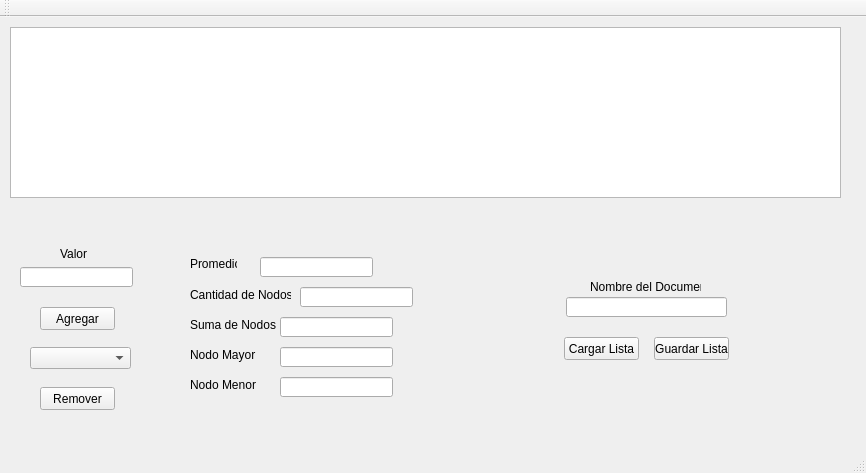
<?xml version="1.0" encoding="UTF-8"?>
<ui version="4.0">
 <class>ListaVisual</class>
 <widget class="QMainWindow" name="ListaVisual">
  <property name="geometry">
   <rect>
    <x>0</x>
    <y>0</y>
    <width>866</width>
    <height>473</height>
   </rect>
  </property>
  <property name="windowTitle">
   <string>ListaVisual</string>
  </property>
  <widget class="QWidget" name="centralWidget">
   <widget class="QGraphicsView" name="ViewLista">
    <property name="geometry">
     <rect>
      <x>10</x>
      <y>10</y>
      <width>831</width>
      <height>171</height>
     </rect>
    </property>
    <property name="font">
     <font>
      <family>Arial Black</family>
      <pointsize>12</pointsize>
      <weight>75</weight>
      <bold>true</bold>
     </font>
    </property>
   </widget>
   <widget class="QLineEdit" name="txtvalor">
    <property name="geometry">
     <rect>
      <x>20</x>
      <y>250</y>
      <width>113</width>
      <height>20</height>
     </rect>
    </property>
   </widget>
   <widget class="QLabel" name="label">
    <property name="geometry">
     <rect>
      <x>60</x>
      <y>230</y>
      <width>47</width>
      <height>13</height>
     </rect>
    </property>
    <property name="text">
     <string>Valor</string>
    </property>
   </widget>
   <widget class="QPushButton" name="btnAgregar">
    <property name="geometry">
     <rect>
      <x>40</x>
      <y>290</y>
      <width>75</width>
      <height>23</height>
     </rect>
    </property>
    <property name="text">
     <string>Agregar</string>
    </property>
   </widget>
   <widget class="QPushButton" name="pushButton_2">
    <property name="geometry">
     <rect>
      <x>40</x>
      <y>370</y>
      <width>75</width>
      <height>23</height>
     </rect>
    </property>
    <property name="text">
     <string>Remover</string>
    </property>
   </widget>
   <widget class="QLabel" name="label_2">
    <property name="geometry">
     <rect>
      <x>190</x>
      <y>240</y>
      <width>47</width>
      <height>13</height>
     </rect>
    </property>
    <property name="text">
     <string>Promedio</string>
    </property>
   </widget>
   <widget class="QLabel" name="label_3">
    <property name="geometry">
     <rect>
      <x>190</x>
      <y>270</y>
      <width>101</width>
      <height>16</height>
     </rect>
    </property>
    <property name="text">
     <string>Cantidad de Nodos</string>
    </property>
   </widget>
   <widget class="QLabel" name="label_4">
    <property name="geometry">
     <rect>
      <x>190</x>
      <y>300</y>
      <width>101</width>
      <height>16</height>
     </rect>
    </property>
    <property name="text">
     <string>Suma de Nodos</string>
    </property>
   </widget>
   <widget class="QLineEdit" name="txtpromedio">
    <property name="geometry">
     <rect>
      <x>260</x>
      <y>240</y>
      <width>113</width>
      <height>20</height>
     </rect>
    </property>
   </widget>
   <widget class="QLineEdit" name="txtcantnodos">
    <property name="geometry">
     <rect>
      <x>300</x>
      <y>270</y>
      <width>113</width>
      <height>20</height>
     </rect>
    </property>
   </widget>
   <widget class="QLineEdit" name="txtsumnodos">
    <property name="geometry">
     <rect>
      <x>280</x>
      <y>300</y>
      <width>113</width>
      <height>20</height>
     </rect>
    </property>
   </widget>
   <widget class="QLineEdit" name="txtmayor">
    <property name="geometry">
     <rect>
      <x>280</x>
      <y>360</y>
      <width>113</width>
      <height>20</height>
     </rect>
    </property>
   </widget>
   <widget class="QLabel" name="label_5">
    <property name="geometry">
     <rect>
      <x>190</x>
      <y>330</y>
      <width>101</width>
      <height>16</height>
     </rect>
    </property>
    <property name="text">
     <string>Nodo Mayor</string>
    </property>
   </widget>
   <widget class="QLineEdit" name="txtmenor">
    <property name="geometry">
     <rect>
      <x>280</x>
      <y>330</y>
      <width>113</width>
      <height>20</height>
     </rect>
    </property>
   </widget>
   <widget class="QLabel" name="label_6">
    <property name="geometry">
     <rect>
      <x>190</x>
      <y>360</y>
      <width>101</width>
      <height>16</height>
     </rect>
    </property>
    <property name="text">
     <string>Nodo Menor</string>
    </property>
   </widget>
   <widget class="QLineEdit" name="txtfile">
    <property name="geometry">
     <rect>
      <x>566</x>
      <y>280</y>
      <width>161</width>
      <height>20</height>
     </rect>
    </property>
   </widget>
   <widget class="QPushButton" name="btncargar">
    <property name="geometry">
     <rect>
      <x>564</x>
      <y>320</y>
      <width>75</width>
      <height>23</height>
     </rect>
    </property>
    <property name="text">
     <string>Cargar Lista</string>
    </property>
   </widget>
   <widget class="QPushButton" name="pushButton">
    <property name="geometry">
     <rect>
      <x>654</x>
      <y>320</y>
      <width>75</width>
      <height>23</height>
     </rect>
    </property>
    <property name="text">
     <string>Guardar Lista</string>
    </property>
   </widget>
   <widget class="QLabel" name="label_7">
    <property name="geometry">
     <rect>
      <x>590</x>
      <y>260</y>
      <width>111</width>
      <height>20</height>
     </rect>
    </property>
    <property name="text">
     <string>Nombre del Documento</string>
    </property>
   </widget>
   <widget class="QComboBox" name="cmbobjetos">
    <property name="geometry">
     <rect>
      <x>30</x>
      <y>330</y>
      <width>101</width>
      <height>22</height>
     </rect>
    </property>
   </widget>
  </widget>
  <widget class="QMenuBar" name="menuBar">
   <property name="geometry">
    <rect>
     <x>0</x>
     <y>0</y>
     <width>866</width>
     <height>21</height>
    </rect>
   </property>
  </widget>
  <widget class="QToolBar" name="mainToolBar">
   <attribute name="toolBarArea">
    <enum>TopToolBarArea</enum>
   </attribute>
   <attribute name="toolBarBreak">
    <bool>false</bool>
   </attribute>
  </widget>
  <widget class="QStatusBar" name="statusBar"/>
 </widget>
 <layoutdefault spacing="6" margin="11"/>
 <resources/>
 <connections/>
</ui>
